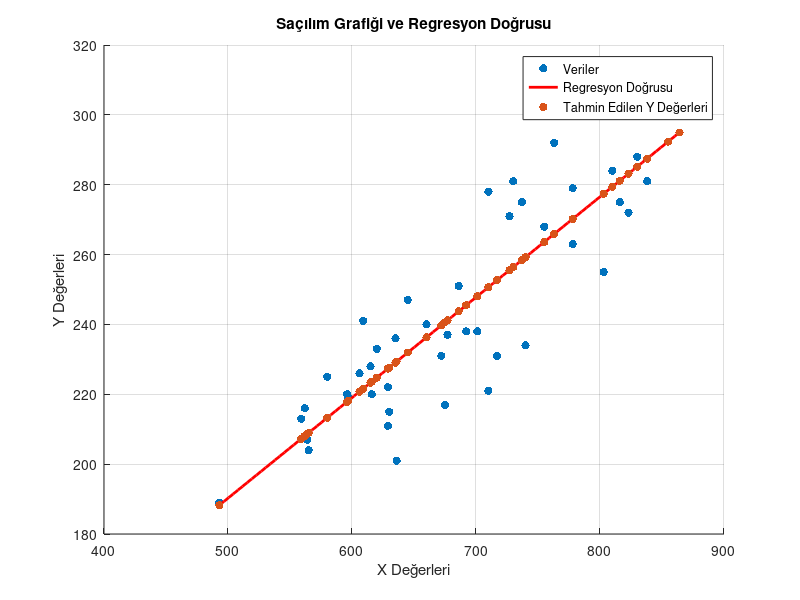

This figure's MATLAB source:
clc; clear; close;

% Veriler
% Bağımsız değişkenler (x) 
x = [609 629 620 564 645 493 606 660 630 672 778 616 727 810 778 823 755 710 701 803 855 838 830 864 635 565 562 580 596 597 636 559 615 740 677 675 629 692 710 730 763 686 717 737 816];
% Bağımlı değişkenler (y)
y = [241 222 233 207 247 189 226 240 215 231 263 220 271 284 279 272 268 278 238 255 308 281 288 306 236 204 216 225 220 219 201 213 228 234 237 217 211 238 221 281 292 251 231 275 275];

% Verilerin sayısı
n = length(x);

% Ortalama hesaplama (manuel)
x_sum = 0;
y_sum = 0;

for i = 1:n
    x_sum = x_sum + x(i);
    y_sum = y_sum + y(i);
end

x_mean = x_sum / n; % x'in ortalaması
y_mean = y_sum / n; % y'nin ortalaması

% Eğim (slope) hesaplama (manuel)
numerator = 0; % Pay
denominator = 0; % Payda

for i = 1:n
    numerator = numerator + (x(i) - x_mean) * (y(i) - y_mean);
    denominator = denominator + (x(i) - x_mean)^2;
end

slope = numerator / denominator; % Eğim hesaplama

% Kesim noktası (intercept) hesaplama (manuel)
intercept = y_mean - slope * x_mean; % Kesim noktası hesaplama

% Regresyon denklemi
fprintf('Regresyon denklemi: y = %.2f + %.2fx\n', intercept, slope);

% Yeni y tahmin vektörü
y_tahmin = []; % Boş bir vektör oluştur

% y tahminlerini hesaplama
for i = 1:n
    y_tahmin(i) = intercept + slope * x(i); % Regresyon denklemi ile y'yi hesapla
end

% Tahmin edilen y değerlerini yazdırma
fprintf('Tahmin edilen y değerleri:\n');
for i = 1:n
    fprintf('x = %.2f için y = %.2f\n', x(i), y_tahmin(i));
end

% Saçılım grafiği
figure;
scatter(x, y, 'filled'); % Verileri saçılım grafiği ile göster
hold on;
x_fit = linspace(min(x), max(x), 100); % Uygun x değerleri
y_fit = intercept + slope * x_fit; % Regresyon doğrusunu hesapla
plot(x_fit, y_fit, 'r-', 'LineWidth', 2); % Regresyon doğrusunu çiz
scatter(x, y_tahmin, 'bo', 'filled'); % Tahmin edilen y değerlerini göster
xlabel('X Değerleri');
ylabel('Y Değerleri');
title('Saçılım Grafiği ve Regresyon Doğrusu');
legend('Veriler', 'Regresyon Doğrusu', 'Tahmin Edilen Y Değerleri');
grid on;
hold off;